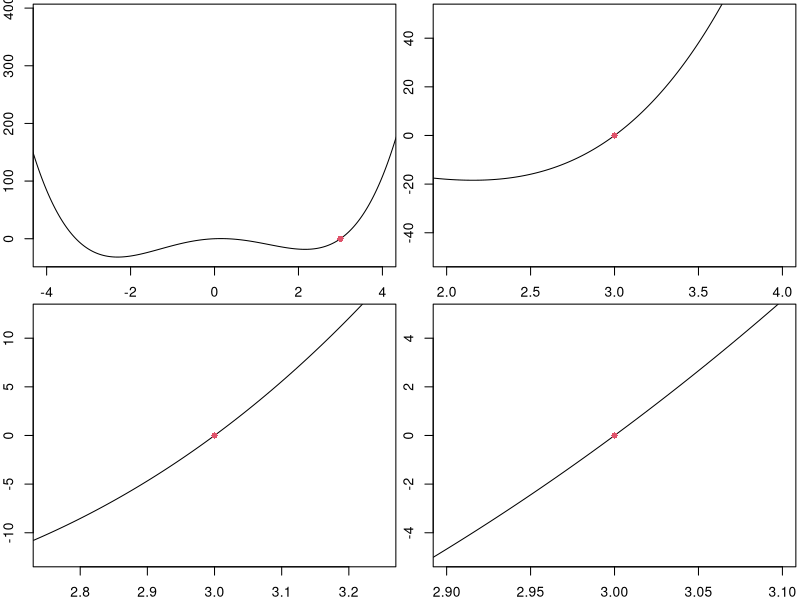
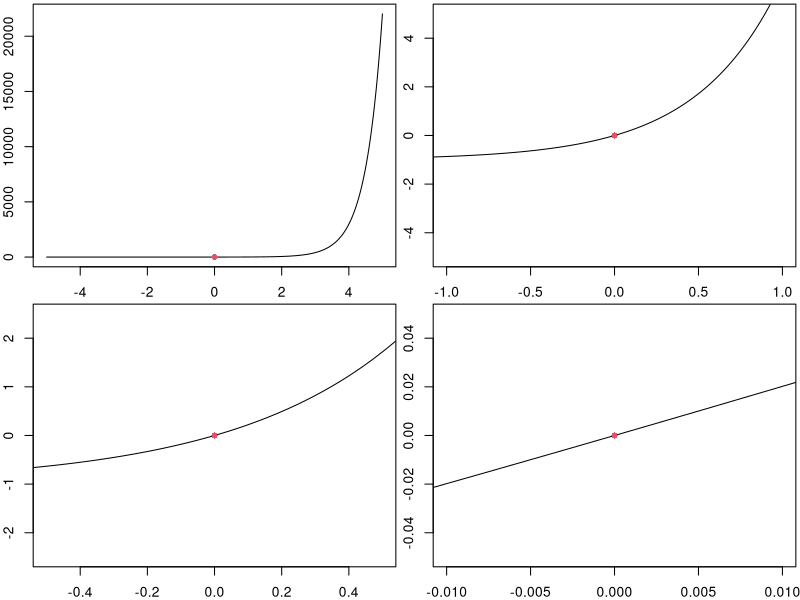
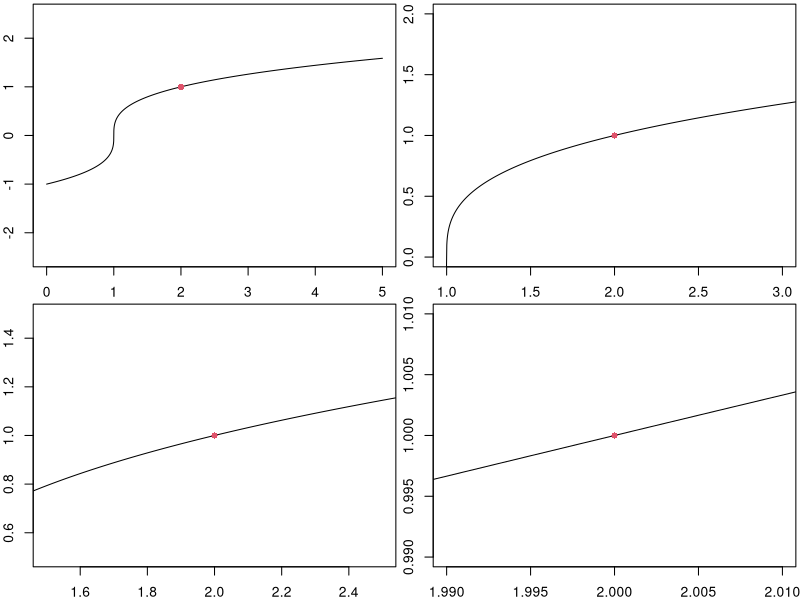
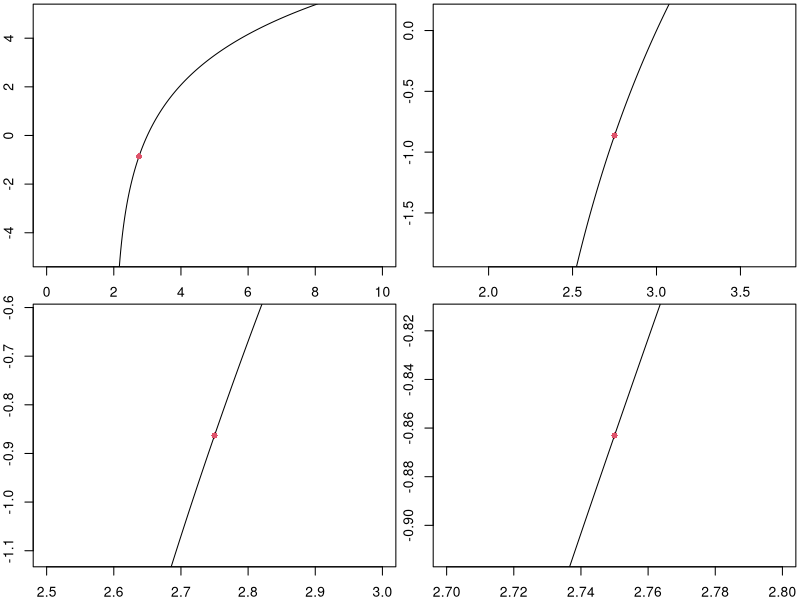
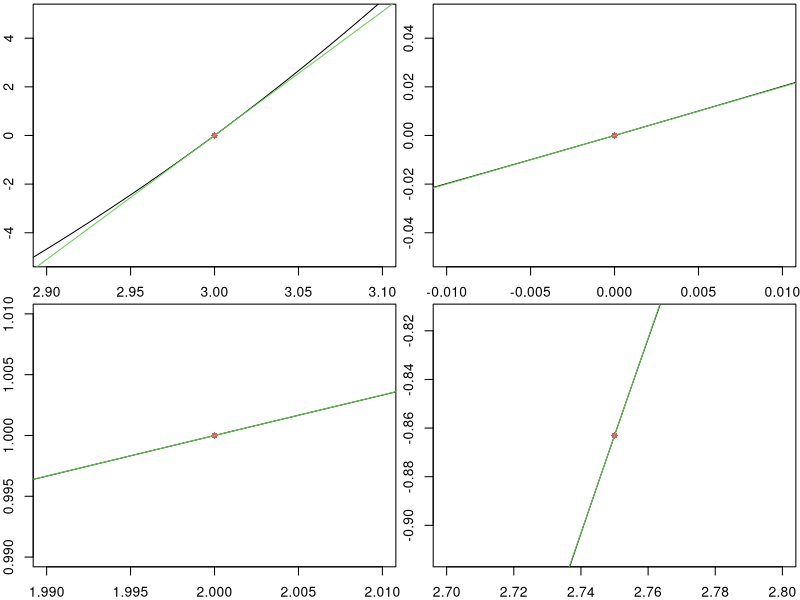

Source code (R) for these figures, in order:
#Define the functions.
f1 <- function(x){x^4 -10*x^2 +3*x}
f2 <- function(x){exp(2*x)-1}
f3 <- function(x){sign(x-1)*(abs(x-1))^(1/3)}
f4 <- function(x){3*log(x-2)}

#Graph the functions.
x <- seq(-5,5,1e-3)

###figure 1###
y1 <- f1(x)
par(mfrow=c(2,2),mar=c(2,2,0.25,0.25))
plot(x,y1,type='l',xlim=c(-4,4))
points(3,f1(3),pch=16,col=2)
plot(x,y1,type='l',xlim=c(3-1,3+1),ylim=c(-50,50))
points(3,f1(3),pch=16,col=2)
plot(x,y1,type='l',xlim=c(2.75,3.25),ylim=c(-12.5,12.5))
points(3,f1(3),pch=16,col=2)
plot(x,y1,type='l',xlim=c(2.9,3.1),ylim=c(-5,5))
points(3,f1(3),pch=16,col=2)


###figure 2###
y2 <- f2(x)
par(mfrow=c(2,2),mar=c(2,2,0.25,0.25))
plot(x,y2,type='l',xlim=c(-5,5))
points(0,f2(0),pch=16,col=2)
plot(x,y2,type='l',xlim=c(-1,1),ylim=c(-5,5))
points(0,f2(0),pch=16,col=2)
plot(x,y2,type='l',xlim=c(-0.5,0.5),ylim=c(-2.5,2.5))
points(0,f2(0),pch=16,col=2)
plot(x,y2,type='l',xlim=c(-0.01,0.01),ylim=c(-.05,.05))
points(0,f2(0),pch=16,col=2)

###figure 3###
x3 <- seq(0,5,1e-3)
y3 <- f3(x3)
par(mfrow=c(2,2),mar=c(2,2,0.25,0.25))
plot(x3,y3,type='l',xlim=c(0,5), ylim=c(-2.5,2.5) )
points(2,f3(2),pch=16,col=2)
plot(x3,y3,type='l',xlim=c(1,3),ylim=c(0,2))
points(2,f3(2),pch=16,col=2)
plot(x3,y3,type='l',xlim=c(1.5,2.5),ylim=c(0.5,1.5))
points(2,f3(2),pch=16,col=2)
plot(x3,y3,type='l',xlim=c(1.99,2.01),ylim=c(0.99,1.01))
points(2,f3(2),pch=16,col=2)

###figure 4###
x4 <- seq(2,10,1e-3)
y4 <- f4(x4)
par(mfrow=c(2,2),mar=c(2,2,0.25,0.25))
plot(x4,y4,type='l',xlim=c(0,10), ylim = c(-5,5))
points(2.75,f4(2.75),pch=16,col=2)
plot(x4,y4,type='l',xlim=c(1.75,3.75),ylim=c(f4(2.75)-1,f4(2.75)+1))
points(2.75,f4(2.75),pch=16,col=2)
plot(x4,y4,type='l',xlim=c(2.5,3),ylim=c(f4(2.75)-0.25,f4(2.75)+0.25))
points(2.75,f4(2.75),pch=16,col=2)
plot(x4,y4,type='l',xlim=c(2.7,2.8),ylim=c(f4(2.75)-0.05,f4(2.75)+0.05))
points(2.75,f4(2.75),pch=16,col=2)





#Define the linearization.
t <- function(x,a,fa,df){
  fa + df*(x - a)
}

#f1
plot(x,y1,type='l',xlim=c(2.9,3.1),ylim=c(-5,5))
points(3,f1(3),pch=16,col=2)
m1 <- 51
lines(x,t(x,3,f1(3),m1),col=3)

#f2
plot(x,y2,type='l',xlim=c(-0.01,0.01),ylim=c(-.05,.05))
points(0,f2(0),pch=16,col=2)
m2 <- 2
lines(x,t(x,0,f2(0),m2),col=3)

#f3
plot(x3,y3,type='l',xlim=c(1.99,2.01),ylim=c(0.99,1.01))
points(2,f3(2),pch=16,col=2)
m3 <- 1/3
lines(x3,t(x3,2,f3(2),m3),col=3)

#f4
plot(x4,y4,type='l',xlim=c(2.7,2.8),ylim=c(f4(2.75)-0.05,f4(2.75)+0.05))
points(2.75,f4(2.75),pch=16,col=2)
m4 <- 4
lines(x4,t(x4,2.75,f4(2.75),m4),col=3)